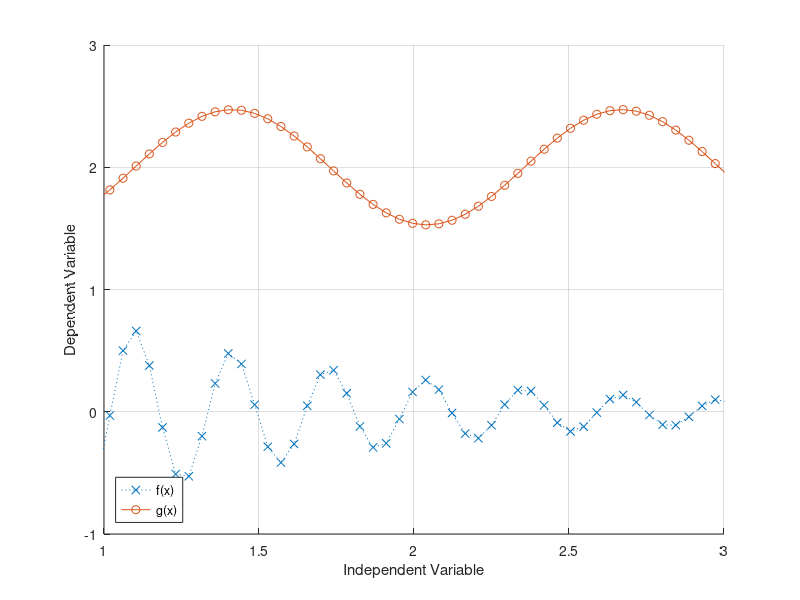

The MATLAB script that drew this image:

x = linspace(0,pi,75);

%'compute functions for each element in this vector'

y = 2*exp(-x).*((sin(10.*x).^2)-((cos(10.*x)).^2));

z = ( (sin(5.*x)+cos(5.*x)) / 3 ) +2;

fprintf('%8.4f\n',y(1:5))

M1 = 10*ones(5,5);

disp(M1)

M2 = M1*y(1:5)';                        %'

fprintf('The second element of M2 is:%-15.1f\n',M2(2))

figure
hold on
plot(x,y,':x')
plot(x,z,'-o')
xlabel('Independent Variable')
ylabel('Dependent Variable')

legend({'f(x)','g(x)'},'Location','southwest')
grid on

xlim([1,3])
ylim([-1,3])
